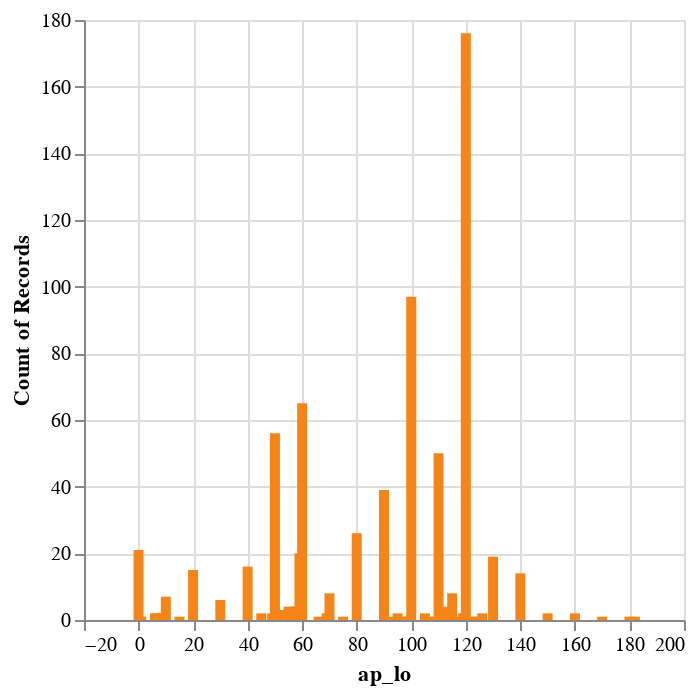

The code cell stored with this chart in its notebook:
### Code cell
DeepnoteChart(check, """{"layer":[{"layer":[{"mark":{"clip":true,"type":"bar","color":"#f58518","tooltip":true},"encoding":{"x":{"sort":null,"type":"quantitative","field":"ap_lo","scale":{"type":"linear"},"format":{"type":"default","decimals":null},"formatType":"numberFormatFromNumberType"},"y":{"sort":null,"type":"quantitative","scale":{"type":"linear"},"format":{"type":"default","decimals":null},"aggregate":"count","formatType":"numberFormatFromNumberType"}}}]}],"title":"","config":{"legend":{}},"$schema":"https://vega.github.io/schema/vega-lite/v5.json","encoding":{}}""")

### Figure 1 — Vega-Lite specification as saved in the notebook (floating-point values rounded to 4 significant figures; data arrays with more than 128 entries replaced by an {"elided": "..."} marker saying what was removed)
{"layer": [{"layer": [{"mark": {"clip": true, "type": "bar", "color": "#f58518", "tooltip": true}, "encoding": {"x": {"sort": null, "type": "quantitative", "field": "ap_lo", "scale": {"type": "linear"}, "format": {"type": "default", "decimals": null}, "formatType": "numberFormatFromNumberType"}, "y": {"sort": null, "type": "quantitative", "scale": {"type": "linear"}, "format": {"type": "default", "decimals": null}, "aggregate": "count", "formatType": "numberFormatFromNumberType"}}}]}], "title": "", "config": {"legend": {}}, "$schema": "https://vega.github.io/schema/vega-lite/v5.json", "encoding": {}, "data": {"values": {"elided": "711 records"}}}
